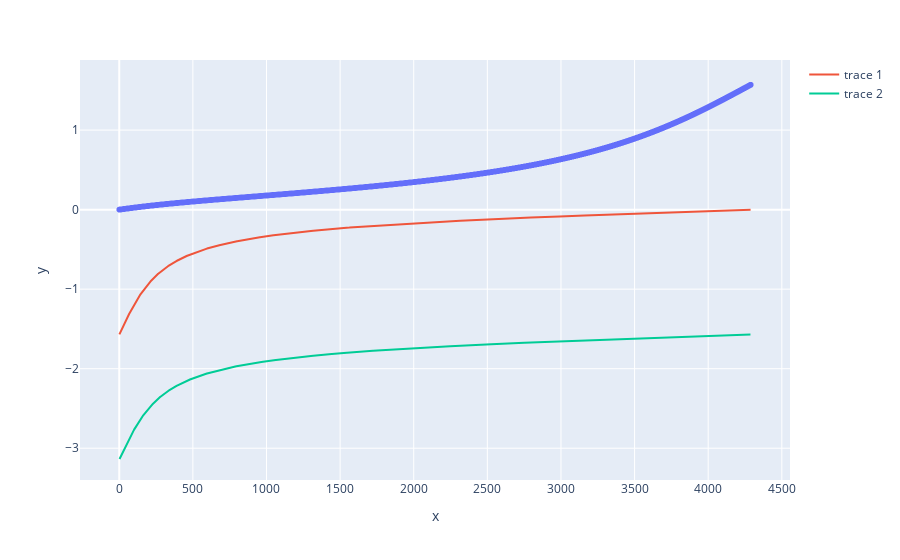

The cell this chart's notebook holds for it:
### Code cell
fig4 = px.scatter(x=time, y=ratio_x_y_invtan)
fig4.add_scatter(x=time[1:-1], y=ratio_vx_vy_invtan)
fig4.add_scatter(x=time[2:-2], y=ratio_ax_ay_invtan)
fig4.show()

### Figure 1 — Plotly figure (JSON) as saved in the notebook; plotly's stock layout.template omitted (floating-point values rounded to 4 significant figures; data arrays with more than 128 entries replaced by an {"elided": "..."} marker saying what was removed)
{"data": [{"hovertemplate": "x=%{x}<br>y=%{y}<extra></extra>", "legendgroup": "", "marker": {"color": "#636efa", "symbol": "circle"}, "mode": "markers", "name": "", "showlegend": false, "type": "scattergl", "x": {"elided": "4290 int values"}, "xaxis": "x", "y": {"elided": "4290 float values"}, "yaxis": "y"}, {"type": "scatter", "x": {"elided": "4288 int values"}, "y": {"elided": "4288 float values"}}, {"type": "scatter", "x": {"elided": "4286 int values"}, "y": {"elided": "4286 float values"}}], "layout": {"legend": {"tracegroupgap": 0}, "margin": {"t": 60}, "xaxis": {"anchor": "y", "domain": [0, 1], "title": {"text": "x"}}, "yaxis": {"anchor": "x", "domain": [0, 1], "title": {"text": "y"}}}}
